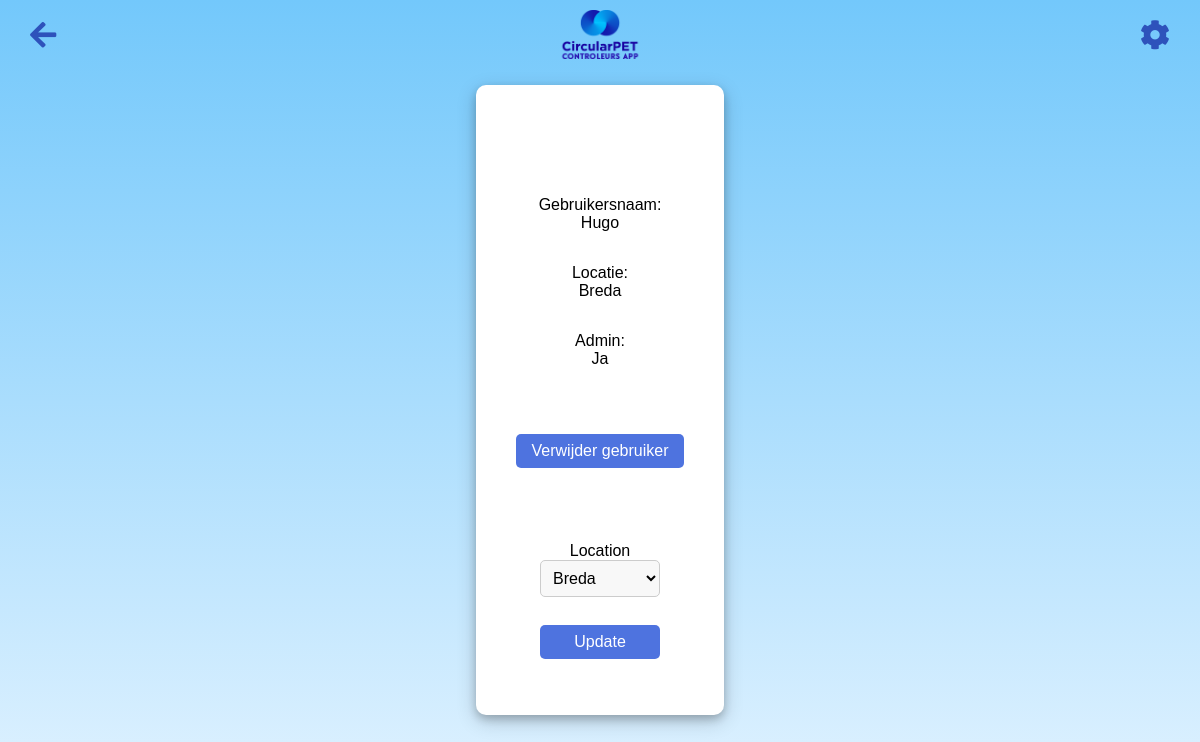
The page /user_dashboard/1 on the database as committed earlier.
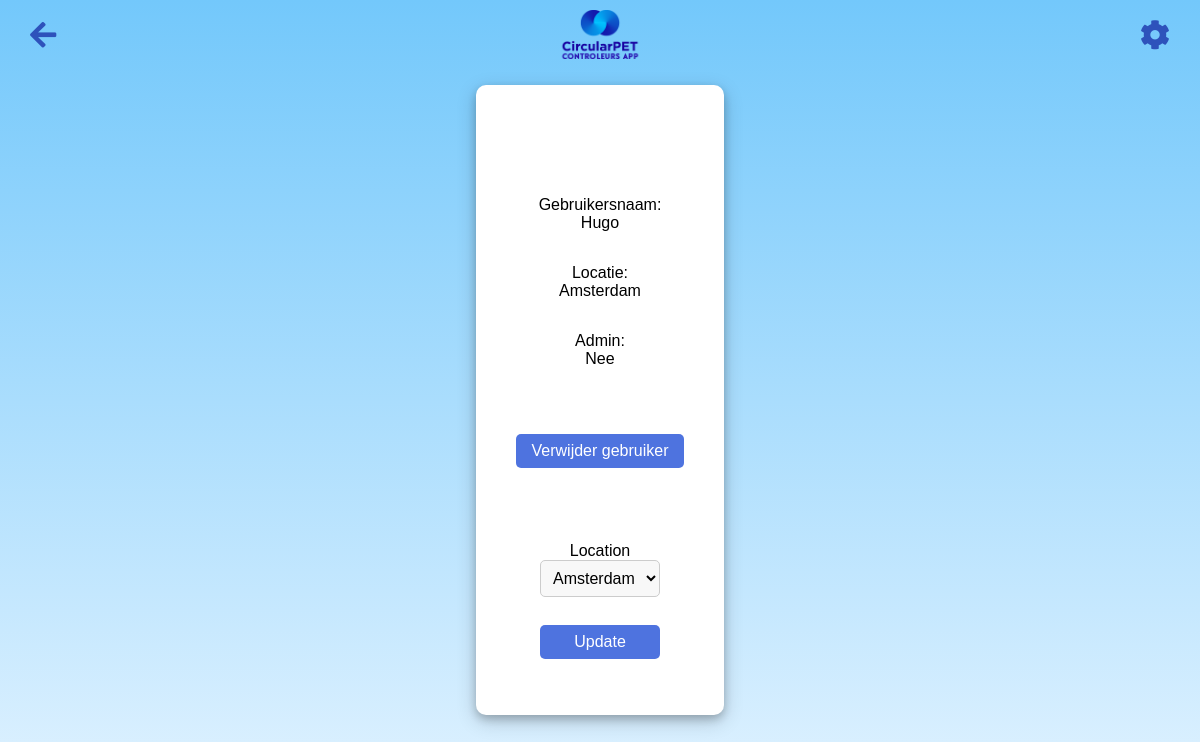
The same page on the database as committed later.
### app.py (models this page shows, shortened)
class Location(db.Model):
    __tablename__ = 'location'
    __table_args__ = {'extend_existing': True}
    id = db.Column(db.Integer, primary_key=True)
    name = db.Column(db.String(120), unique=True, nullable=False)
    zakken = db.Column(db.Integer, nullable=False, default=0)
    bekers = db.Column(db.Integer, nullable=False, default=0)
    url = db.Column(db.String(500), nullable=True)

class User(db.Model, UserMixin):  # Extend User model with UserMixin
    id = db.Column(db.Integer, primary_key=True)
    username = db.Column(db.String(80), unique=True, nullable=False)
    password = db.Column(db.String(120), nullable=False)
    is_admin = db.Column(db.Boolean, default=False, nullable=False)
    location_id = db.Column(db.Integer, db.ForeignKey('location.id'), nullable=True)
    location = db.relationship('Location', backref=db.backref('users', lazy=True))
    group = db.Column(db.String(120), nullable=True)
    badges = db.Column(db.Integer, default=0)

### app.py (the view, shortened to what this page needs)
@app.route('/user_dashboard/<int:user_id>', methods=['GET', 'POST'])
def user_dashboard(user_id):
    user = User.query.get_or_404(user_id)
    form = UserForm(obj=user)
    return render_template('user_dashboard.html', user=user, form=form)

### app.py
class UserForm(FlaskForm):
    username = StringField('Username', validators=[DataRequired()])
    password = PasswordField('Password', validators=[DataRequired()])
    location = QuerySelectField('Location', query_factory=lambda: Location.query, allow_blank=True, get_label='name')
    is_admin = BooleanField('Admin')  # Add this line to include an admin checkbox
    submit = SubmitField('Update')

### templates/user_dashboard.html (shortened to what this page needs)
<html lang="en">
<head>
    <link rel="stylesheet" href="{{ url_for('static', filename='main.css') }}">
    <link rel="stylesheet" href="https://cdnjs.cloudflare.com/ajax/libs/font-awesome/5.15.3/css/all.min.css">
</head>
<body>
<img src="{{ url_for('static', filename='logo.png') }}" alt="CircularPET Logo" class="logo2">
<a href="javascript:history.back()" class="back-button"><i class="fas fa-arrow-left"></i></a>
<i id="gear-icon" class="fa fa-cog gear-icon-container"></i>
<div class="cube user-dashboard-cube"
    style="  background-color: white; width:  auto; padding: 20px; margin: 20px; box-shadow: 0 4px 8px 0 rgba(0, 0, 0, 0.2), 0 6px 20px 0 rgba(0, 0, 0, 0.19); text-align: center;">
    <h1>User</h1>
    <p >Gebruikersnaam: <br> {{ user.username }}</p>
    <p>Locatie: <br> {{ user.location.name if user.location else 'Geen' }}</p>
    <p>Admin: <br> {{ 'Ja' if user.is_admin else 'Nee' }}</p>
    <form method="POST" action="{{ url_for('delete_user', id=user.id) }}" style="margin-top: 20px;">
        <input type="submit" value="Verwijder gebruiker"
            onclick="return confirm('Weet je dat zeker?');">
    </form>
    <form method="POST" action="{{ url_for('assign_location', user_id=user.id) }}">
        {{ form.hidden_tag() }} <br>
        <div>{{ form.location.label }} <br> {{ form.location() }}</div> <br>
        <div>{{ form.submit() }}</div>
    </form>
</div>
</body>
</html>

Rows that differ between the two databases and show on the page:
no longer on this page (row edited): Location: location "Breda"
changed User "Hugo": is_admin "Ja" → "Nee"
now on this page (row unchanged): Location: location "Amsterdam"
Other text that changed with them:
form field location: "Breda" → "Amsterdam"
